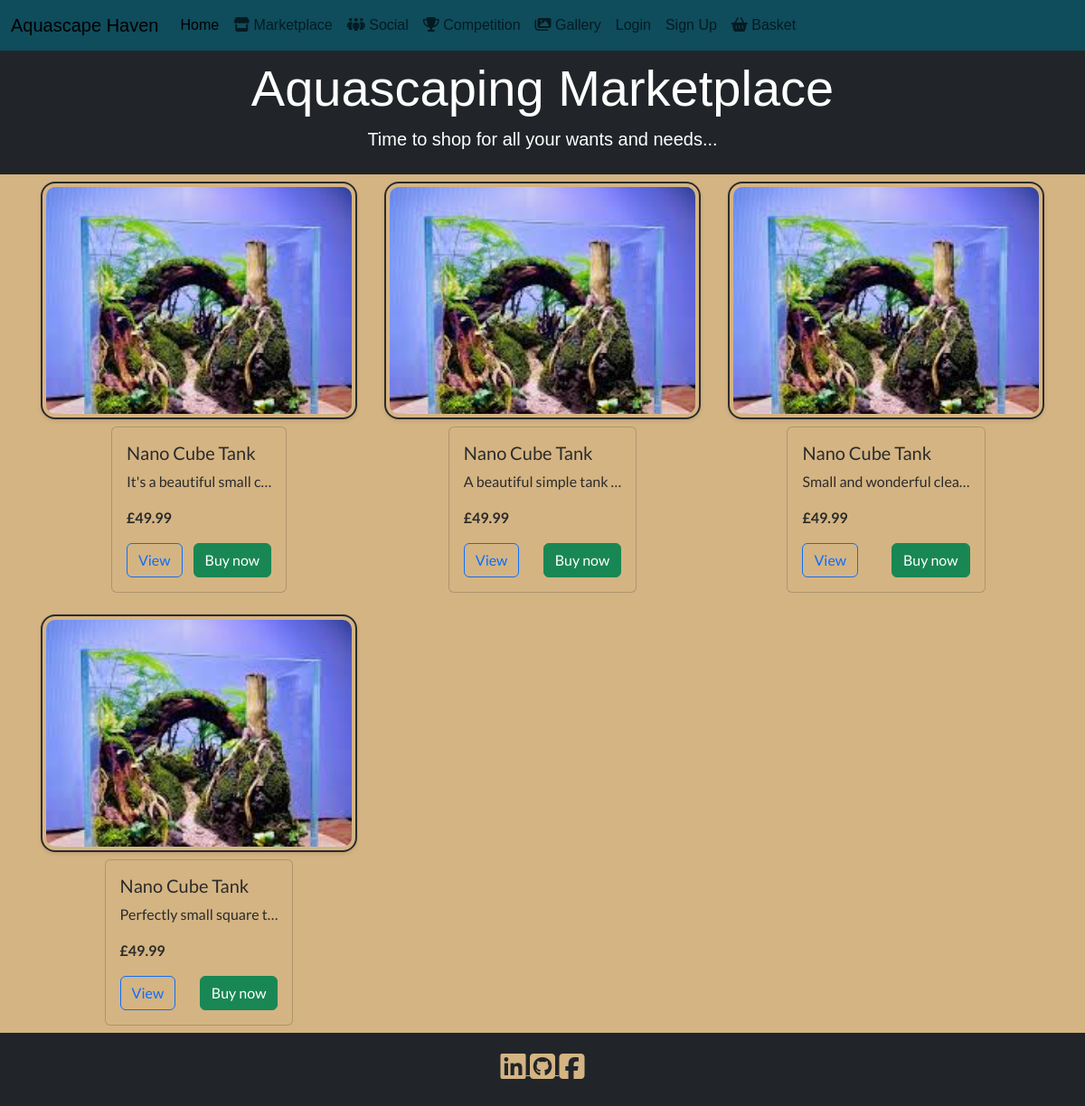
The app's page /marketplace/ with its own data.
### marketplace/models.py (models this page shows, shortened)
class Product(models.Model):
    name = models.CharField(max_length=200)
    description = models.TextField()
    price = models.DecimalField(max_digits=10, decimal_places=2)
    image = models.ImageField(upload_to='product_images/')
    @property
    def display_price(self):
        return self.price

### marketplace/views.py (the view)
# urls.py: path('', views.product_list, name='product_list'),
def product_list(request):
    products = Product.objects.all()
    return render(request, 'marketplace/marketplace.html', {'products': products})

### basket/context.py (called while the page is built)
def basket_item_count(request):
    basket = request.session.get('basket', {})
    total_items = sum(basket.values())
    return {'basket_count': total_items}

### marketplace/templates/marketplace/marketplace.html
{% extends 'base.html' %}
{% load static %}
{% block content %}
<header class="bg-dark text-white text-center py-2">
    <h1 class="display-4">Aquascaping Marketplace</h1>
    <p class="lead">Time to shop for all your wants and needs...</p>
</header>
<div class="container py-2">
    <div class="row g-4">
        {% for product in products %}
        <div class="col-md-4 h-100">
            <div class="product-wrapper">
                <img class="product-image mx-auto d-block" src="{{ product.image.url }}" alt="{{ product.name }}">
                <div class="card h-100 product">
                    <div class="card-body w-100">
                        <h5 class="card-title">{{ product.name }}</h5>
                        <p class="card-text">{{ product.description|truncatechars:25 }}</p>
                        <p><strong>£{{ product.display_price|floatformat:2 }}</strong></p>
                        <div class="d-flex justify-content-between">
                            <a href="{% url 'product_view' product.id %}" class="btn btn-outline-primary">View</a>
                            <a href="{% url 'add_to_basket' product.id %}" class="btn btn-success">Buy now</a>
                        </div>
                    </div>
                </div>
            </div>
        </div>
        {% endfor %}
    </div>
</div>
{% endblock %}

### static/css/base.css (style rules this page uses)
:root { --primary-font: 'Playfair Display', sans-serif; --secondary-font: 'Lato', sans-serif; --primary-color: #5b7553; --secondary-color: #c97b63; --text-color: #2b2b2b; --background-color: #d4b483; --highlight-color: #0f4c5c; }
body { background-color: var(--background-color) !important; }
header { font-family: var(--primary-font); color: var(--background-color); }
.card { display: flex; flex-direction: column; justify-content: center; background-color: var(--background-color); color: var(--text-color); font-family: var(--primary-font); max-height: 250px; overflow: hidden; }
.product-wrapper { width: 100%; display: flex; flex-direction: column; align-items: center; }
.product { color: var(--text-color) !important; background-color: var(--background-color) !important; font-family: var(--secondary-font) !important; }
.product-image { aspect-ratio: 4/3; border: 2px solid var(--text-color); border-radius: 1rem; padding: 4px; object-fit: cover; margin-bottom: 0.5rem; box-shadow: 0 2px 4px rgba(0, 0, 0, 0.1); }

### records on screen
Product: image (picture), name "Nano Cube Tank", description "It's a beautiful small c…", display_price "49.99"
Product: image (picture), name "Nano Cube Tank", description "A beautiful simple tank …", display_price "49.99"
Product: image (picture), name "Nano Cube Tank", description "Small and wonderful clea…", display_price "49.99"
Product: image (picture), name "Nano Cube Tank", description "Perfectly small square t…", display_price "49.99"
